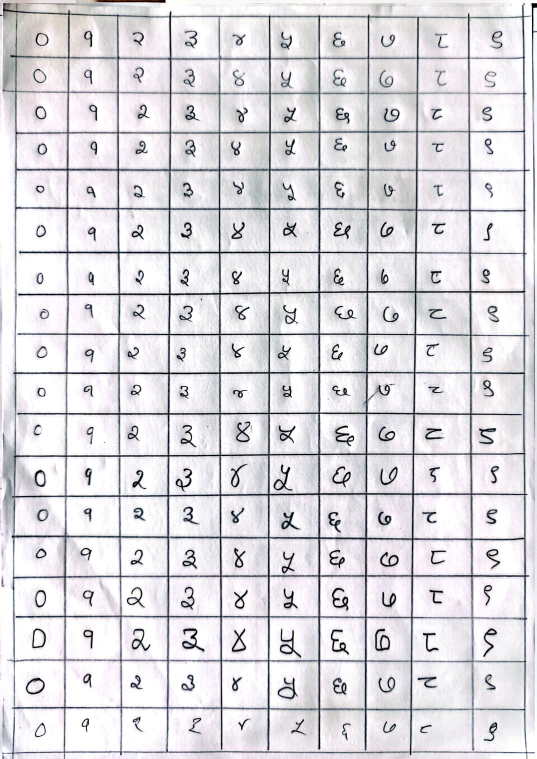
#> input picture Image_extraction/image1.jpeg, 1074 x 1518 px (shown at 1/2 size)
$ jupyter execute --allow-errors main.ipynb
#> lines starting #> are read from the running program, lines starting #| are printed output that depends on the picture; after the words box and inside, x2 and y2 are one past the last pixel; in counts of white or black regions, pixels touching at a corner belong together
[cell 1]
import os
import cv2

output_folder = "Prepared datasets"
os.makedirs(output_folder, exist_ok=True)

image_files = sorted([
    f for f in os.listdir()
    if f.lower().endswith((".jpg", ".jpeg", ".png"))
])

print(image_files)

[cell 2]
for image_name in image_files:

    print("Processing:", image_name)

    IMAGE_PATH = image_name

    img = cv2.imread(IMAGE_PATH)
#> img is the input picture: shape (1518, 1074, 3); mean B, G, R 222.4, 217.9, 219.8
#> pass 2 of the loop `for image_name in image_files:`:
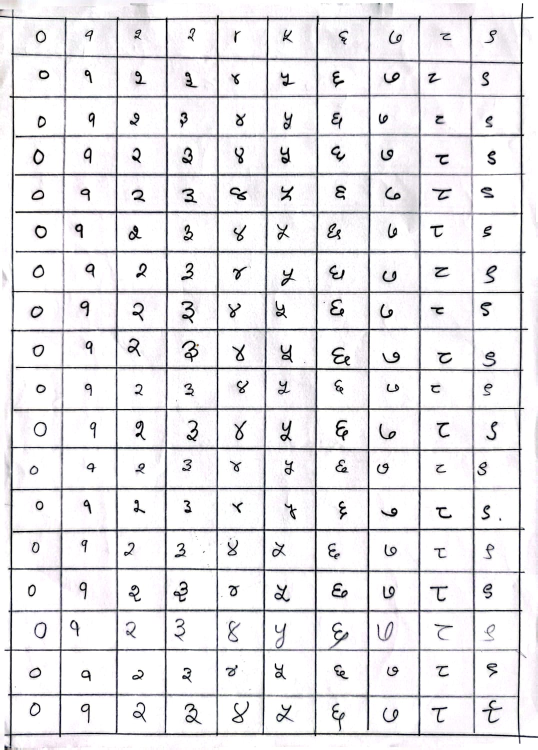
#> input picture Image_extraction/image2.jpeg, 1076 x 1500 px (shown at 1/2 size)
#> img is the input picture: shape (1500, 1076, 3); mean B, G, R 232.9, 230.5, 231.7
#> pass 3 of the loop `for image_name in image_files:`:
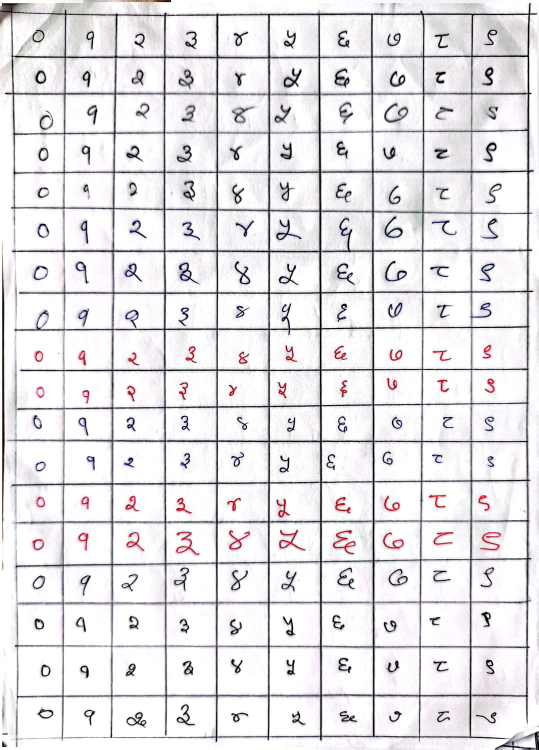
#> input picture Image_extraction/image3.jpeg, 1078 x 1500 px (shown at 1/2 size)
#> img is the input picture: shape (1500, 1078, 3); mean B, G, R 229.5, 226.6, 229

    # Run Part 1
    # Run Part 2
    # Run Part 3
    # Run Part 4

print("Done!")

[cell 3]
import os
import cv2
import numpy as np

count = 0

for image_name in image_files:

    print("Processing:", image_name)

    # =====================================
    # PART 1
    # =====================================
    img = cv2.imread(image_name)
    img = cv2.imread(image_name)

    if img is None:
        print(f"❌ Cannot read image: {image_name}")
        continue

    TARGET_HEIGHT = 1500
    scale = TARGET_HEIGHT / img.shape[0]
#> scale = 0.988
    TARGET_WIDTH = int(img.shape[1] * scale)
#> TARGET_WIDTH = 1061

    img = cv2.resize(img, (TARGET_WIDTH, TARGET_HEIGHT))
#> img: shape (1500, 1061, 3)

    gray = cv2.cvtColor(img, cv2.COLOR_BGR2GRAY)

    blur = cv2.GaussianBlur(gray, (5,5), 0)

    binary = cv2.adaptiveThreshold(
        blur,
        255,
        cv2.ADAPTIVE_THRESH_GAUSSIAN_C,
        cv2.THRESH_BINARY_INV,
        31,
        15
    )
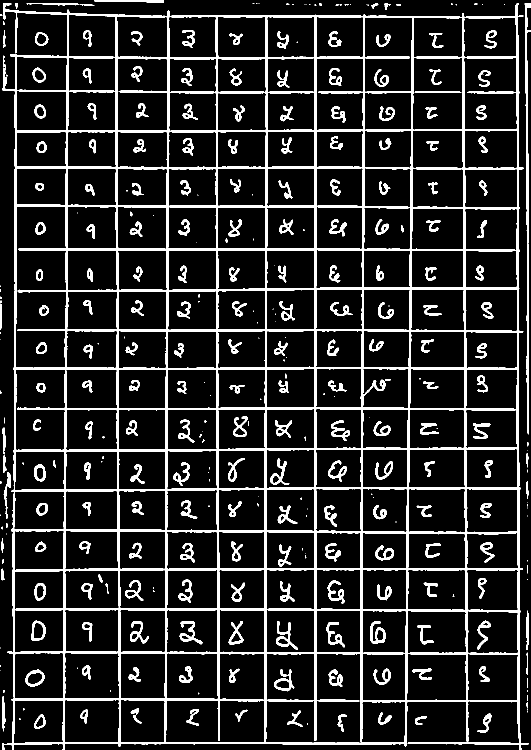
#> binary: shape (1500, 1061) (shown at 1/2 size); 13.5% white; 337 white regions (115 under 20 px), largest, box (x1, y1, x2, y2) and area: (4, 6, 1057, 1500) 147536, (1049, 6, 1061, 869) 3182, (552, 1242, 595, 1300) 699
#> pass 2 of the loop `for image_name in image_files:`:
#> gray: shape (1500, 1076)
#> blur: shape (1500, 1076)
#> pass 3 of the loop `for image_name in image_files:`:
#> gray: shape (1500, 1078)
#> blur: shape (1500, 1078)
#> `binary = cv2.adaptiveThreshold( blur, 255, cv2.ADAPTIVE_THRESH_GAUSSIA..`:
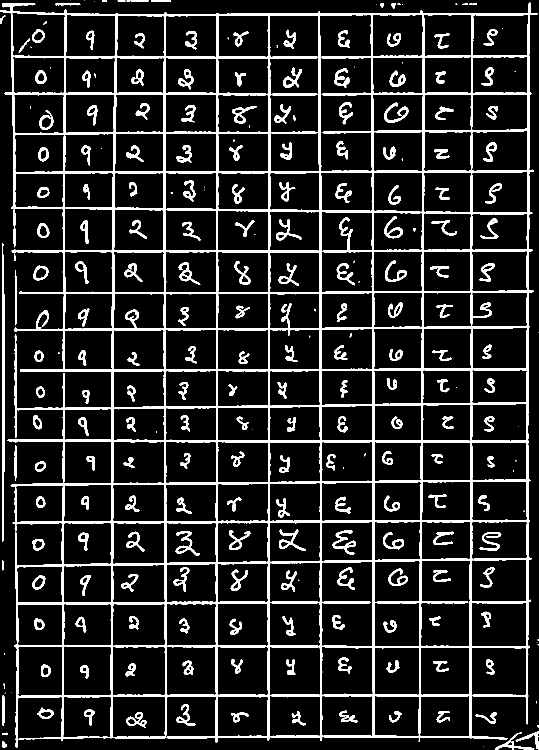
#> binary: shape (1500, 1078) (shown at 1/2 size); 13.4% white; 251 white regions (49 under 20 px), largest, box (x1, y1, x2, y2) and area: (0, 5, 1075, 1495) 151951, (4, 486, 10, 1084) 2594, (665, 1060, 712, 1110) 735

[cell 4]
import os
import cv2
import numpy as np
import matplotlib.pyplot as plt

# ==========================================
# Images to Process
# ==========================================
image_files = [
    "image1.jpeg",
    "image2.jpeg",
    "image3.jpeg"
]

for image_name in image_files:

    print("=" * 60)
    print("Processing:", image_name)

    # ==========================================
    # Read Image
    # ==========================================
    img = cv2.imread(image_name)

    if img is None:
        print(f"❌ Cannot read {image_name}")
        continue

    # ==========================================
    # PART 1 : PREPROCESSING
    # ==========================================

    print("Original Shape :", img.shape)
#| Original Shape : (1518, 1074, 3)

    TARGET_HEIGHT = 1500

    scale = TARGET_HEIGHT / img.shape[0]
#> scale = 0.988

    TARGET_WIDTH = int(img.shape[1] * scale)
#> TARGET_WIDTH = 1061

    img = cv2.resize(img, (TARGET_WIDTH, TARGET_HEIGHT))

    print("Resized Shape :", img.shape)
#| Resized Shape : (1500, 1061, 3)

    rgb = cv2.cvtColor(img, cv2.COLOR_BGR2RGB)

    gray = cv2.cvtColor(img, cv2.COLOR_BGR2GRAY)

    blur = cv2.GaussianBlur(gray, (5,5), 0)

    binary = cv2.adaptiveThreshold(
        blur,
        255,
        cv2.ADAPTIVE_THRESH_GAUSSIAN_C,
        cv2.THRESH_BINARY_INV,
        31,
        15
    )

    kernel = np.ones((3,3), np.uint8)

    binary = cv2.morphologyEx(
        binary,
        cv2.MORPH_OPEN,
        kernel
    )
#> binary: shape (1500, 1061); 13.3% white; 307 white regions (38 under 20 px), largest, box (x1, y1, x2, y2) and area: (5, 6, 1047, 1500) 135406, (1050, 6, 1061, 486) 1915, (1053, 487, 1058, 846) 1209

    # ==========================================
    # PART 2 : GRID DETECTION
    # ==========================================

    # Detect Vertical Lines
    vertical_kernel = cv2.getStructuringElement(
        cv2.MORPH_RECT,
        (3, 60)
    )

    vertical = cv2.morphologyEx(
        binary,
        cv2.MORPH_OPEN,
        vertical_kernel
    )
#> vertical: shape (1500, 1061); 4.1% white; 27 white regions, largest, box (x1, y1, x2, y2) and area: (329, 23, 339, 1489) 6052, (628, 31, 633, 1483) 5956, (810, 33, 828, 1493) 5934

    vertical = cv2.dilate(
        vertical,
        np.ones((3,3), np.uint8),
        iterations=2
    )
#> vertical: shape (1500, 1061); 8.5% white; 19 white regions, largest, box (x1, y1, x2, y2) and area: (922, 25, 938, 1486) 12013, (327, 21, 341, 1491) 12000, (808, 31, 830, 1495) 11866

    vertical = cv2.erode(
        vertical,
        np.ones((2,2), np.uint8),
        iterations=1
    )
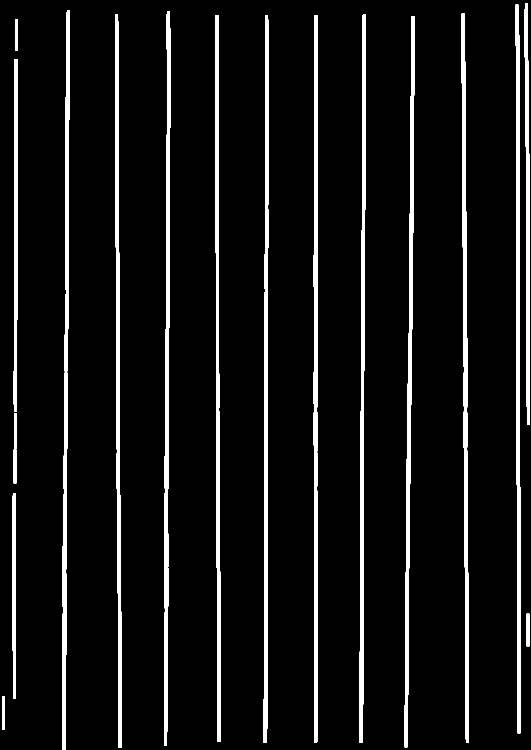
#> vertical: shape (1500, 1061) (shown at 1/2 size); 7.4% white; 19 white regions, largest, box (x1, y1, x2, y2) and area: (923, 26, 938, 1486) 10532, (328, 22, 341, 1491) 10512, (809, 32, 830, 1495) 10380

    # Detect Horizontal Lines
    horizontal_kernel = cv2.getStructuringElement(
        cv2.MORPH_RECT,
        (60,3)
    )

    horizontal = cv2.morphologyEx(
        binary,
        cv2.MORPH_OPEN,
        horizontal_kernel
    )
#> horizontal: shape (1500, 1061); 4.5% white; 75 white regions, largest, box (x1, y1, x2, y2) and area: (37, 575, 1039, 584) 4088, (25, 974, 1042, 983) 4022, (27, 734, 1039, 740) 3954

    horizontal = cv2.dilate(
        horizontal,
        np.ones((3,3), np.uint8),
        iterations=2
    )
#> horizontal: shape (1500, 1061); 9.3% white; 48 white regions, largest, box (x1, y1, x2, y2) and area: (22, 1056, 1035, 1070) 8304, (35, 573, 1041, 586) 8155, (23, 972, 1044, 985) 8155

    horizontal = cv2.erode(
        horizontal,
        np.ones((2,2), np.uint8),
        iterations=1
    )
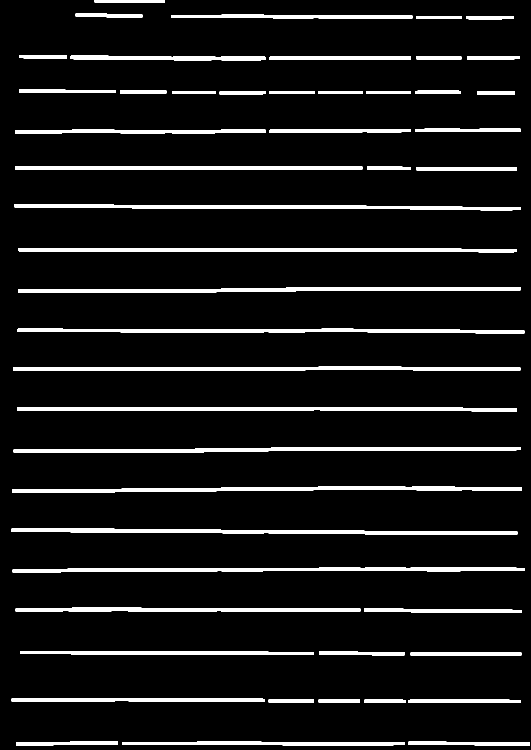
#> horizontal: shape (1500, 1061) (shown at 1/2 size); 8.1% white; 48 white regions, largest, box (x1, y1, x2, y2) and area: (23, 1057, 1035, 1070) 7276, (36, 574, 1041, 586) 7136, (24, 973, 1044, 985) 7119

    # Combine Grid
    grid = cv2.bitwise_or(vertical, horizontal)
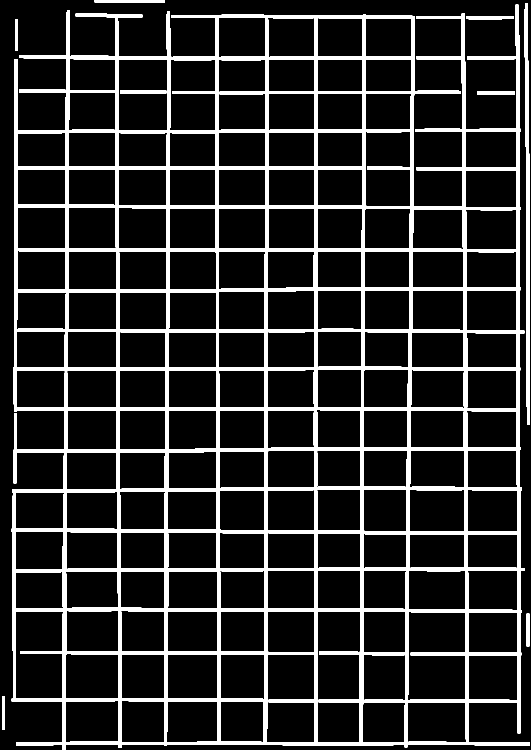
#> grid: shape (1500, 1061) (shown at 1/2 size); 15% white; 11 white regions, largest, box (x1, y1, x2, y2) and area: (23, 9, 1060, 1500) 229222, (1049, 6, 1060, 849) 5420, (189, 0, 330, 6) 842

    kernel = np.ones((3,3), np.uint8)

    grid = cv2.morphologyEx(
        grid,
        cv2.MORPH_CLOSE,
        kernel
    )
#> grid: shape (1500, 1061); 15.1% white; 6 white regions, box (x1, y1, x2, y2) and area: (23, 9, 1061, 1500) 232362, (1049, 6, 1061, 849) 5483, (189, 0, 330, 6) 842, (4, 1393, 10, 1460) 402, (1053, 1227, 1059, 1293) 396, (30, 39, 36, 102) 378

    # ==========================================
    # DISPLAY
    # ==========================================

    plt.figure(figsize=(18,6))

    plt.subplot(1,3,1)
    plt.imshow(vertical, cmap="gray")
    plt.title("Vertical Lines")
    plt.axis("off")

    plt.subplot(1,3,2)
    plt.imshow(horizontal, cmap="gray")
    plt.title("Horizontal Lines")
    plt.axis("off")

    plt.subplot(1,3,3)
    plt.imshow(grid, cmap="gray")
    plt.title("Detected Grid")
    plt.axis("off")

    plt.show()

    print(f"✅ {image_name} : Part 1 & Part 2 Completed")


    # -----------------------------
    # Find Vertical Line Coordinates
    # -----------------------------
    vertical_projection = np.sum(vertical // 255, axis=0)
#> vertical_projection = 1061 values, max 1458 at index 1035, min 0 at index 0, mean 110.6

    threshold = int(vertical.shape[0] * 0.4)
#> threshold = 600

    x_positions = np.where(vertical_projection > threshold)[0]
#> x_positions = 94 values from 28 to 1058
        # -----------------------------
    # Find Horizontal Line Coordinates
    # -----------------------------
    horizontal_projection = np.sum(horizontal // 255, axis=1)
#> horizontal_projection = 1500 values, max 1024 at index 1139, min 0 at index 6, mean 85.86

    horizontal_threshold = int(horizontal.shape[1] * 0.4)
#> horizontal_threshold = 424

    y_positions = np.where(horizontal_projection > horizontal_threshold)[0]
#> y_positions = 138 values from 30 to 1489

    # Merge nearby x positions
    def merge_lines(positions, gap=15):
#> called with positions = array of shape (94,), gap = 15
        if len(positions) == 0:
            return []

        positions = sorted(positions)
#> positions = 94 values from 28 to 1058

        merged = []
        current_group = [positions[0]]
#> current_group = [28]

        for p in positions[1:]:
            if p - current_group[-1] <= gap:
                current_group.append(p)
            else:
                merged.append(int(sum(current_group) / len(current_group)))
                current_group = [p]
#> this loop made 93 passes
#> (p, current_group) on passes 6, 15, 23, 32, 39, 47, 54: (128, [128]), (232, [232]), (330, [330]), (432, [432]), (528, [528]), (628, [628]), (721, [721])
#> current_group on passes 63, 73, 81: [814], [927], [1033]
#> after the loop, merged = [30, 132, 235, 334, 435, 531, 631, 725, 819, 930]

        merged.append(int(sum(current_group) / len(current_group)))

        return merged


    merged_x = merge_lines(x_positions, gap=15)
#> merged_x = [30, 132, 235, 334, 435, 531, 631, 725, 819, 930, 1045]
    merged_y = merge_lines(y_positions, gap=15)
#> the loop in merge_lines (call 2), `for p in positions[1:]:` made 137 passes
#> (p, current_group) on passes 7, 14, 20, 27, 34, 41, 48, 57: (112, [112]), (182, [182]), (259, [259]), (333, [333]), (410, [410]), (496, [496]), (575, [575]), (658, [658])
#> current_group on passes 64, 71, 78, 87, 95: [734], [815], [895], [974], [1060]
#> merged_y = [33, 115, 184, 262, 336, 413, 499, 579, 661, 737, 818, 899, 977, 1063, 1139, 1219, 1306, 1400, 1486]

    print("Vertical Grid Lines:", len(merged_x))
#| Vertical Grid Lines: 11
    print("Horizontal Grid Lines:", len(merged_y))
#| Horizontal Grid Lines: 19

    print("\nHorizontal Grid Lines:", len(merged_y))
#| Horizontal Grid Lines: 19
    print(merged_y)
#| [33, 115, 184, 262, 336, 413, 499, 579, 661, 737, 818, 899, 977, 1063, 1139, 1219, 1306, 1400, 1486]

    # -----------------------------
    # Draw Detected Grid
    # -----------------------------
    debug = cv2.cvtColor(binary, cv2.COLOR_GRAY2RGB)

    for x in merged_x:
        cv2.line(debug, (x, 0), (x, debug.shape[0]), (255, 0, 0), 2)
#> this loop made 11 passes
#> x on passes 1 to 11: 30, 132, 235, 334, 435, 531, 631, 725, 819, 930, 1045
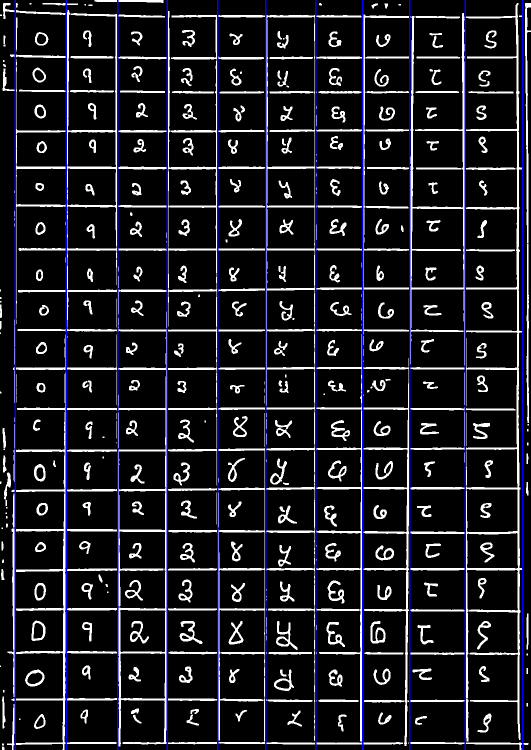
#> debug: shape (1500, 1061, 3) (shown at 1/2 size); mean B, G, R 37.3, 29.4, 29.4

    for y in merged_y:
        cv2.line(debug, (0, y), (debug.shape[1], y), (0, 255, 0), 2)
#> this loop made 19 passes
#> y on passes 1 to 12: 33, 115, 184, 262, 336, 413, 499, 579, 661, 737, 818, 899
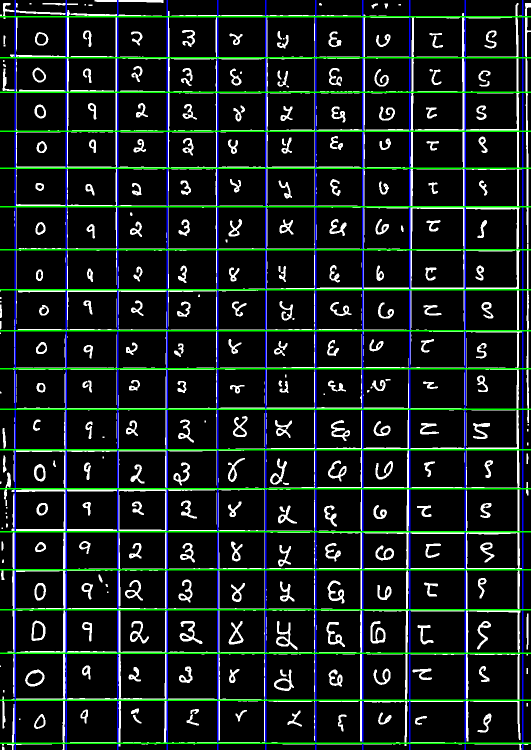
#> debug: shape (1500, 1061, 3) (shown at 1/2 size); 3.8% of pixels changed, all inside (x1, y1, x2, y2) = (0, 32, 1061, 1488)

    plt.figure(figsize=(10,12))
    plt.imshow(debug)
    plt.title("Detected Grid Coordinates")
    plt.axis("off")
    plt.show()


    margin = 5

    for row in range(len(merged_y)-1):

        for col in range(len(merged_x)-1):

            x1 = merged_x[col] + margin
            x2 = merged_x[col+1] - margin

            y1 = merged_y[row] + margin
            y2 = merged_y[row+1] - margin

            if x2 <= x1 or y2 <= y1:
                continue

            cell = img[y1:y2, x1:x2]
            filename = os.path.join(
                output_folder,
                f"img_{count:05d}.png"
            )

            cv2.imwrite(filename, cell)

            count += 1
#> this loop made 18 passes
#> pass 1, `cv2.imwrite(filename, cell)`:
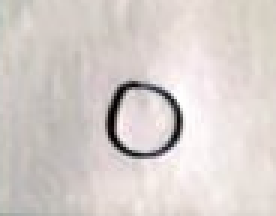
#> saved as img_00000.png: shape (72, 92, 3) (shown 3 times larger); mean B, G, R 203.7, 207.2, 214.8
#> pass 1, `cv2.imwrite(filename, cell)`:
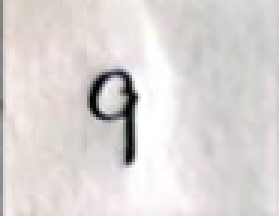
#> saved as img_00001.png: shape (72, 93, 3) (shown 3 times larger); mean B, G, R 213.4, 214.5, 219.4
#> pass 1, `cv2.imwrite(filename, cell)`:
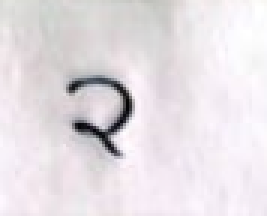
#> saved as img_00002.png: shape (72, 89, 3) (shown 3 times larger); mean B, G, R 227.3, 223, 228.9
#> pass 1, `cv2.imwrite(filename, cell)`:
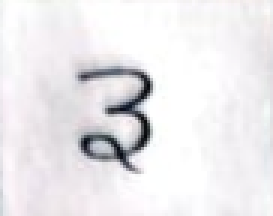
#> saved as img_00003.png: shape (72, 91, 3) (shown 3 times larger); mean B, G, R 236.1, 233.6, 235.4
#> after the loop, count = 180
#> pass 2 of the loop `for image_name in image_files:`:
#| Original Shape : (1500, 1076, 3)
#| Resized Shape : (1500, 1076, 3)
#> rgb: shape (1500, 1076, 3)
#> vertical_kernel = 60 rows, first 8: [1, 1, 1], [1, 1, 1], [1, 1, 1], [1, 1, 1], [1, 1, 1], [1, 1, 1], [1, 1, 1], [1, 1, 1]
#> vertical_projection = 1076 values, max 1481 at index 24, min 0 at index 0, mean 101.5
#> x_positions = 85 values from 21 to 1045
#> horizontal_projection = 1500 values, max 1038 at index 658, min 0 at index 0, mean 88.58
#> y_positions = 139 values from 34 to 1472
#> merged_x = [24, 124, 234, 332, 435, 531, 632, 737, 839, 946, 1041]
#> merged_y = [37, 119, 193, 272, 349, 425, 504, 584, 659, 737, 818, 897, 977, 1060, 1140, 1221, 1300, 1391, 1468]
#| Vertical Grid Lines: 11
#| Horizontal Grid Lines: 19
#| Horizontal Grid Lines: 19
#| [37, 119, 193, 272, 349, 425, 504, 584, 659, 737, 818, 897, 977, 1060, 1140, 1221, 1300, 1391, 1468]
#> the loop `for x in merged_x:` made 11 passes
#> x on passes 1 to 8: 24, 124, 234, 332, 435, 531, 632, 737
#> after the loop `for x in merged_x:`:
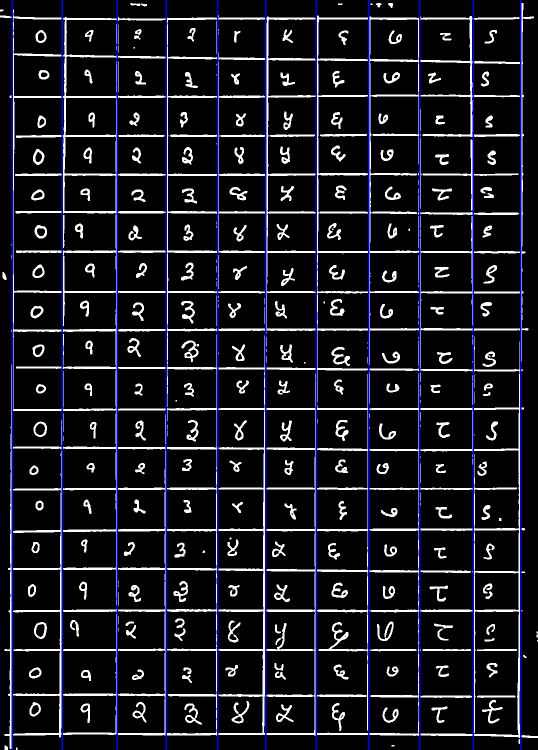
#> debug: shape (1500, 1076, 3) (shown at 1/2 size); mean B, G, R 33.9, 26.1, 26.1
#> the loop `for y in merged_y:` made 19 passes
#> y on passes 1 to 8: 37, 119, 193, 272, 349, 425, 504, 584
#> the loop `for row in range(len(merged_y)-1): ` made 18 passes
#> pass 1, `cv2.imwrite(filename, cell)`:
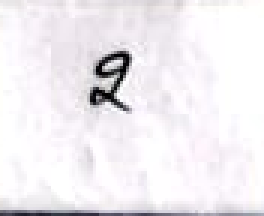
#> saved as img_00182.png: shape (72, 88, 3) (shown 3 times larger); mean B, G, R 240.5, 236.3, 239.8
#> after the loop `for row in range(len(merged_y)-1):`: count = 360
#> pass 3 of the loop `for image_name in image_files:`:
#| Original Shape : (1500, 1078, 3)
#| Resized Shape : (1500, 1078, 3)
#> vertical_projection = 1078 values, max 1461 at index 432, min 0 at index 0, mean 104.7
#> x_positions = 82 values from 4 to 1059
#> horizontal_projection = 1500 values, max 1044 at index 343, min 0 at index 0, mean 87.47
#> y_positions = 136 values from 26 to 1476
#> merged_x = [6, 32, 127, 225, 330, 434, 538, 641, 746, 844, 943, 1055]
#> merged_y = [29, 114, 188, 265, 344, 421, 502, 586, 658, 740, 812, 883, 965, 1044, 1125, 1205, 1293, 1391, 1473]
#| Vertical Grid Lines: 12
#| Horizontal Grid Lines: 19
#| Horizontal Grid Lines: 19
#| [29, 114, 188, 265, 344, 421, 502, 586, 658, 740, 812, 883, 965, 1044, 1125, 1205, 1293, 1391, 1473]
#> the loop `for x in merged_x:` made 12 passes
#> x on passes 1 to 8: 6, 32, 127, 225, 330, 434, 538, 641
#> the loop `for y in merged_y:` made 19 passes
#> y on passes 1 to 8: 29, 114, 188, 265, 344, 421, 502, 586
#> after the loop `for row in range(len(merged_y)-1):`: count = 558

print("--------------------------------")
print("Finished")
print("Total Images Saved:", count)
#| Total Images Saved: 558
